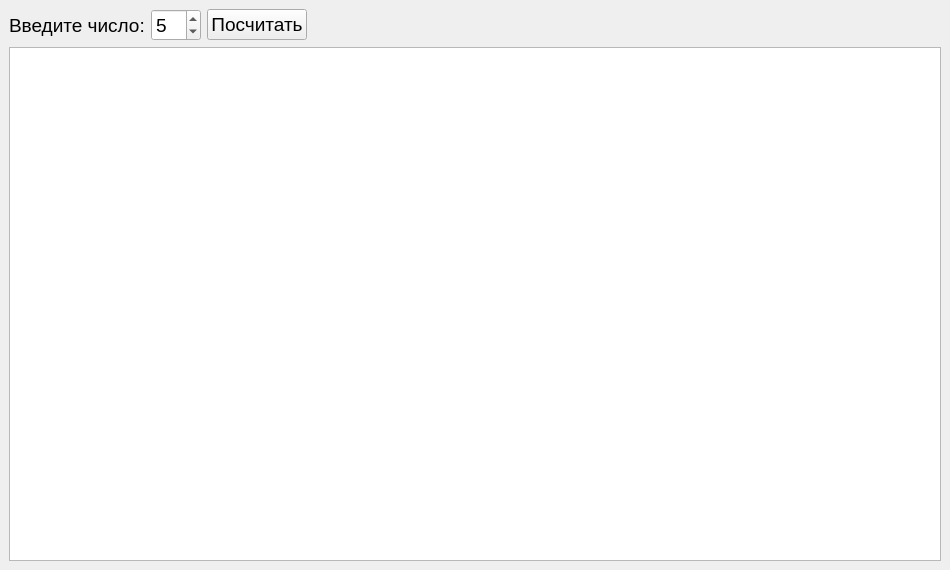
<?xml version="1.0" encoding="UTF-8"?>
<ui version="4.0">
 <class>multiplicationTable</class>
 <widget class="QMainWindow" name="multiplicationTable">
  <property name="geometry">
   <rect>
    <x>0</x>
    <y>0</y>
    <width>950</width>
    <height>570</height>
   </rect>
  </property>
  <property name="windowTitle">
   <string>multiplicationTable</string>
  </property>
  <widget class="QWidget" name="centralwidget">
   <layout class="QGridLayout" name="gridLayout">
    <item row="0" column="0">
     <widget class="QLabel" name="label">
      <property name="font">
       <font>
        <pointsize>14</pointsize>
       </font>
      </property>
      <property name="text">
       <string>Введите число:</string>
      </property>
     </widget>
    </item>
    <item row="1" column="0" colspan="5">
     <widget class="QTableView" name="multiplicationTableView"/>
    </item>
    <item row="0" column="4">
     <spacer name="horizontalSpacer">
      <property name="orientation">
       <enum>Qt::Horizontal</enum>
      </property>
      <property name="sizeHint" stdset="0">
       <size>
        <width>637</width>
        <height>20</height>
       </size>
      </property>
     </spacer>
    </item>
    <item row="0" column="3">
     <widget class="QPushButton" name="pushButton">
      <property name="font">
       <font>
        <pointsize>14</pointsize>
       </font>
      </property>
      <property name="text">
       <string>Посчитать</string>
      </property>
     </widget>
    </item>
    <item row="0" column="1" colspan="2">
     <widget class="QSpinBox" name="numberSpinBox">
      <property name="font">
       <font>
        <pointsize>14</pointsize>
       </font>
      </property>
      <property name="value">
       <number>5</number>
      </property>
     </widget>
    </item>
   </layout>
  </widget>
 </widget>
 <resources/>
 <connections/>
</ui>
